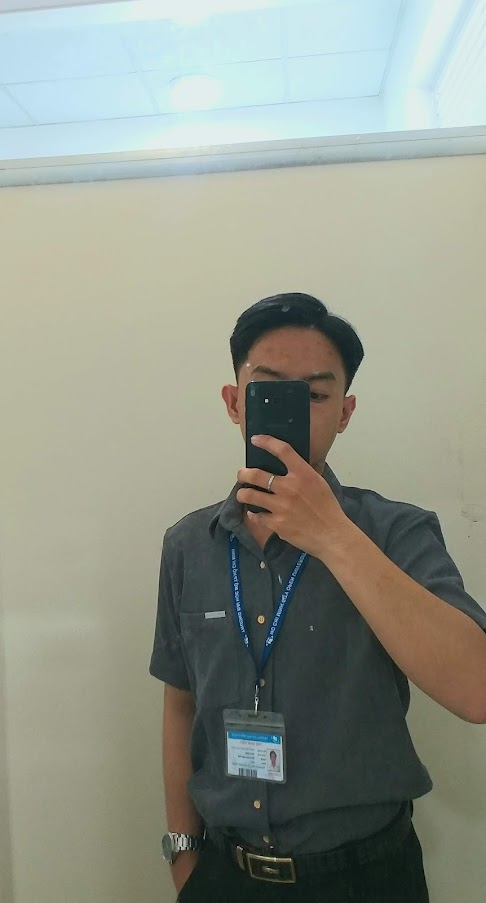
#> input picture DL/OpenCV/Module1/img/img1.jpg, 486 x 903 px, found by its file name
$ python 8.GradientImage.py
#> lines starting #> are read from the running program, lines starting #| are printed output that depends on the picture; after the words box and inside, x2 and y2 are one past the last pixel; in counts of white or black regions, pixels touching at a corner belong together
import numpy as np
import cv2 as cv
from matplotlib import pyplot as plt

image = cv.imread("D:/2-bai tap cua dev/PythonAI/AI/DL/OpenCV/Module1/img/img1.jpg", cv.IMREAD_GRAYSCALE)
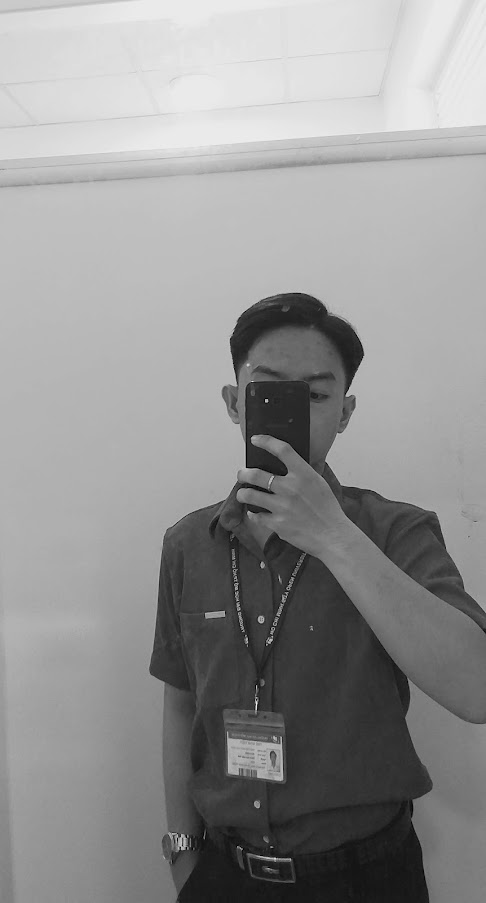
#> image: shape (903, 486); min 0, max 241, mean 147
imageTest = cv.imread("D:/2-bai tap cua dev/PythonAI/AI/DL/OpenCV/Module1/img/img5.jpg", cv.IMREAD_GRAYSCALE)
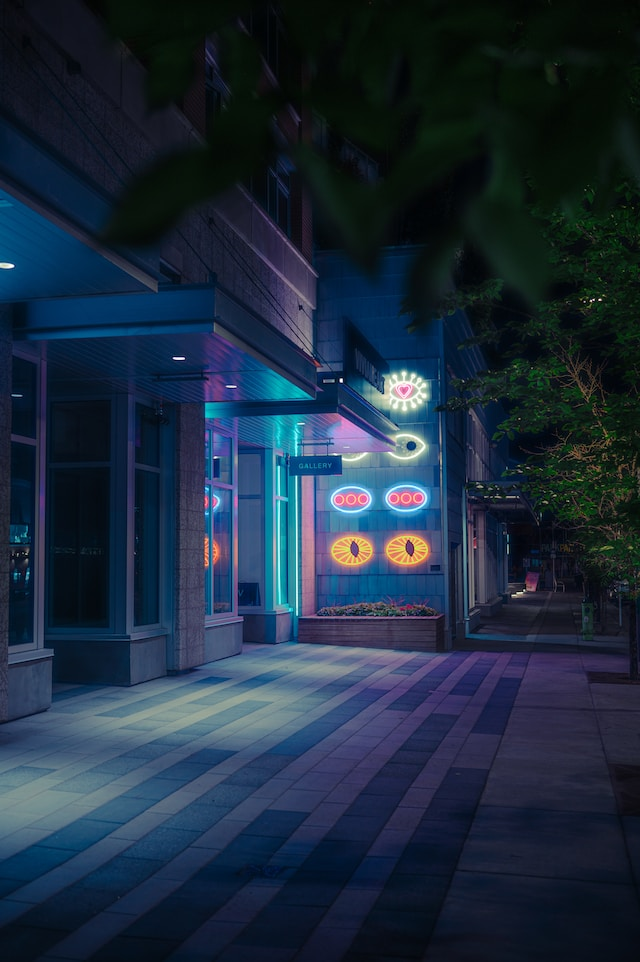
#> input picture DL/OpenCV/Module1/img/img5.jpg, 640 x 962 px, found by its file name
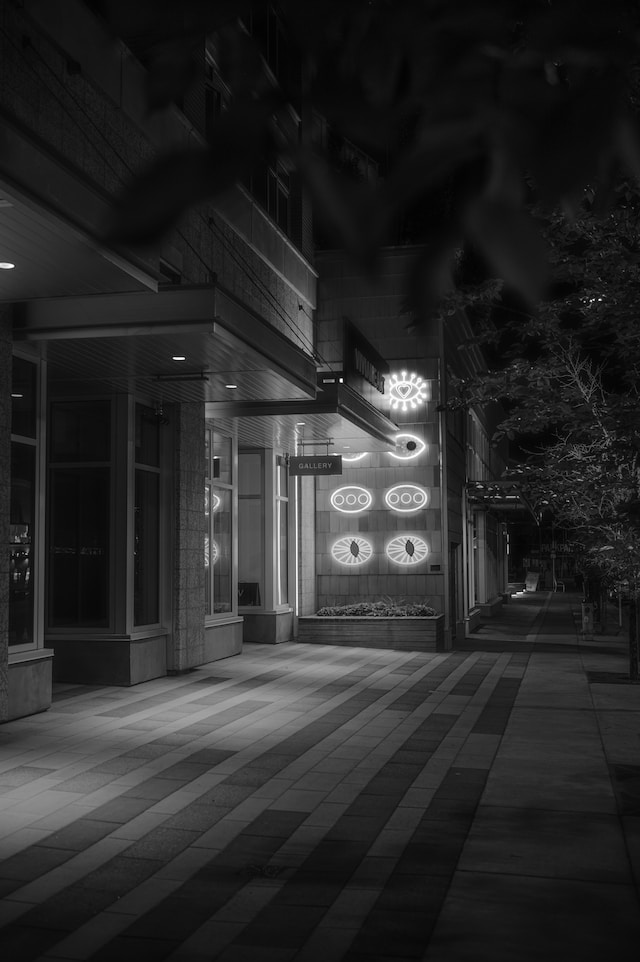
#> imageTest: shape (962, 640); min 0, max 255, mean 41.1

assert imageTest is not None, "file could not be read, check with os.path.exists()"

# TestCase1
blur = cv.GaussianBlur(image, (5,5), cv.BORDER_DEFAULT)
edge = cv.Canny(blur, 50, 150)
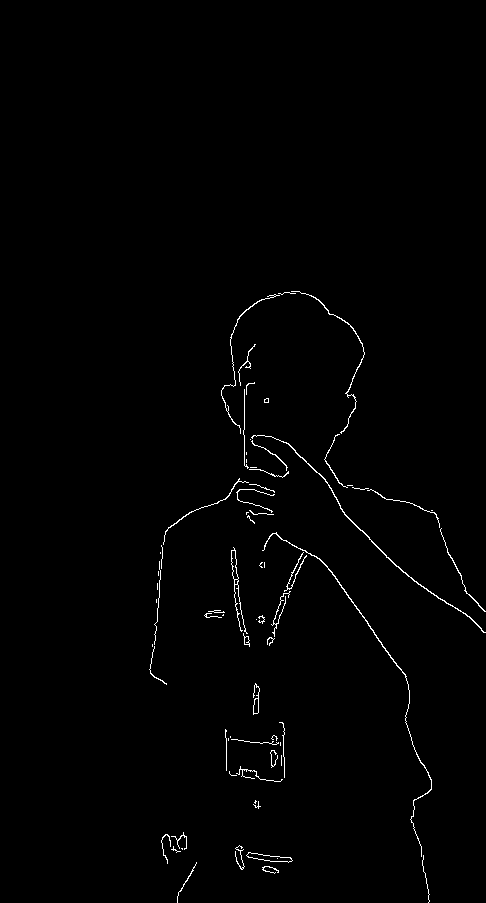
#> edge: shape (903, 486); 0.9% white in thin lines or dots, all inside (x1, y1, x2, y2) = (149, 291, 486, 903)
laplacian = cv.Laplacian(blur, cv.CV_64F)
sobelX = cv.Sobel(image, cv.CV_64F, 1,0, ksize=5)
sobelY = cv.Sobel(edge, cv.CV_64F, 0,1, ksize=5)
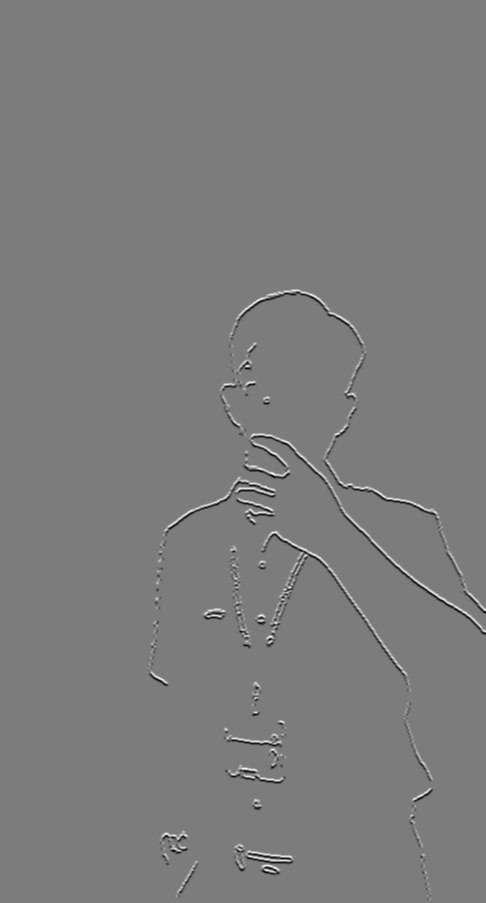
#> sobelY: shape (903, 486) float64; min -9945, max 10455, mean 0.1; drawn with min black and max white

# TestCase2
blur = cv.GaussianBlur(imageTest, (5,5), cv.BORDER_DEFAULT)
#> blur: shape (962, 640)
edge = cv.Canny(blur, 175, 35)
#> edge: shape (962, 640); 0.82% white in thin lines or dots, all inside (x1, y1, x2, y2) = (0, 203, 607, 626)
sobelX8U = cv.Sobel(edge, cv.CV_8U,1,0, ksize=5)
#> sobelX8U: shape (962, 640); 1.8% white in thin lines or dots, all inside (x1, y1, x2, y2) = (1, 201, 606, 628)

sobelX164f = cv.Sobel(edge, cv.CV_64F, 1,0, ksize=5)
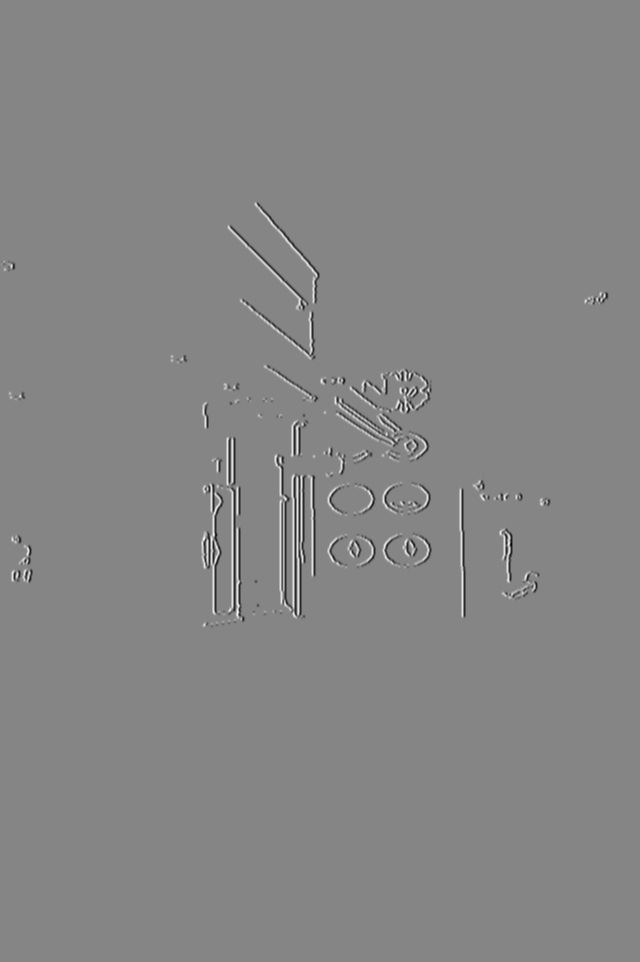
#> sobelX164f: shape (962, 640) float64; min -11730, max 10710, mean -0.1; drawn with min black and max white
abs_sobel64f = np.absolute(sobelX164f)
sobel_8u = np.uint8(abs_sobel64f)
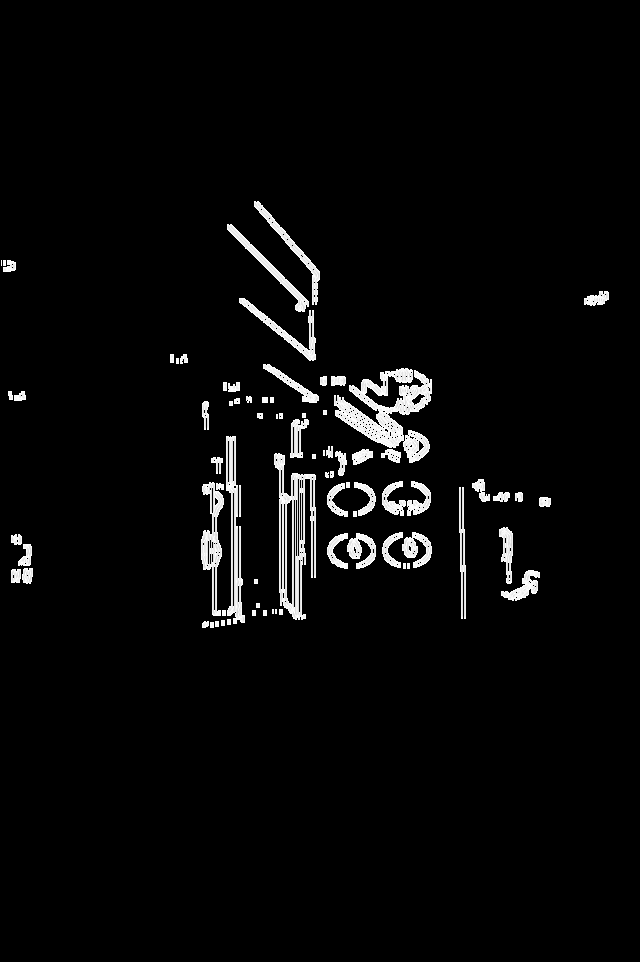
#> sobel_8u: shape (962, 640); min 0, max 255, mean 8.5

# ShowCase1

# cv.imshow("test", laplacian)
# cv.imshow("testCase", sobelX)
# cv.imshow("test", sobelY)

# ShowCase2

plt.subplot(1,3,1),plt.imshow(imageTest,cmap = 'gray')
plt.title('Original'), plt.xticks([]), plt.yticks([])
plt.subplot(1,3,2),plt.imshow(sobelX8U,cmap = 'gray')
plt.title('Sobel CV_8U'), plt.xticks([]), plt.yticks([])
plt.subplot(1,3,3),plt.imshow(sobel_8u,cmap = 'gray')
plt.title('Sobel abs(CV_64F)'), plt.xticks([]), plt.yticks([])
plt.show()
cv.waitKey(0)
cv.destroyAllWindows()
